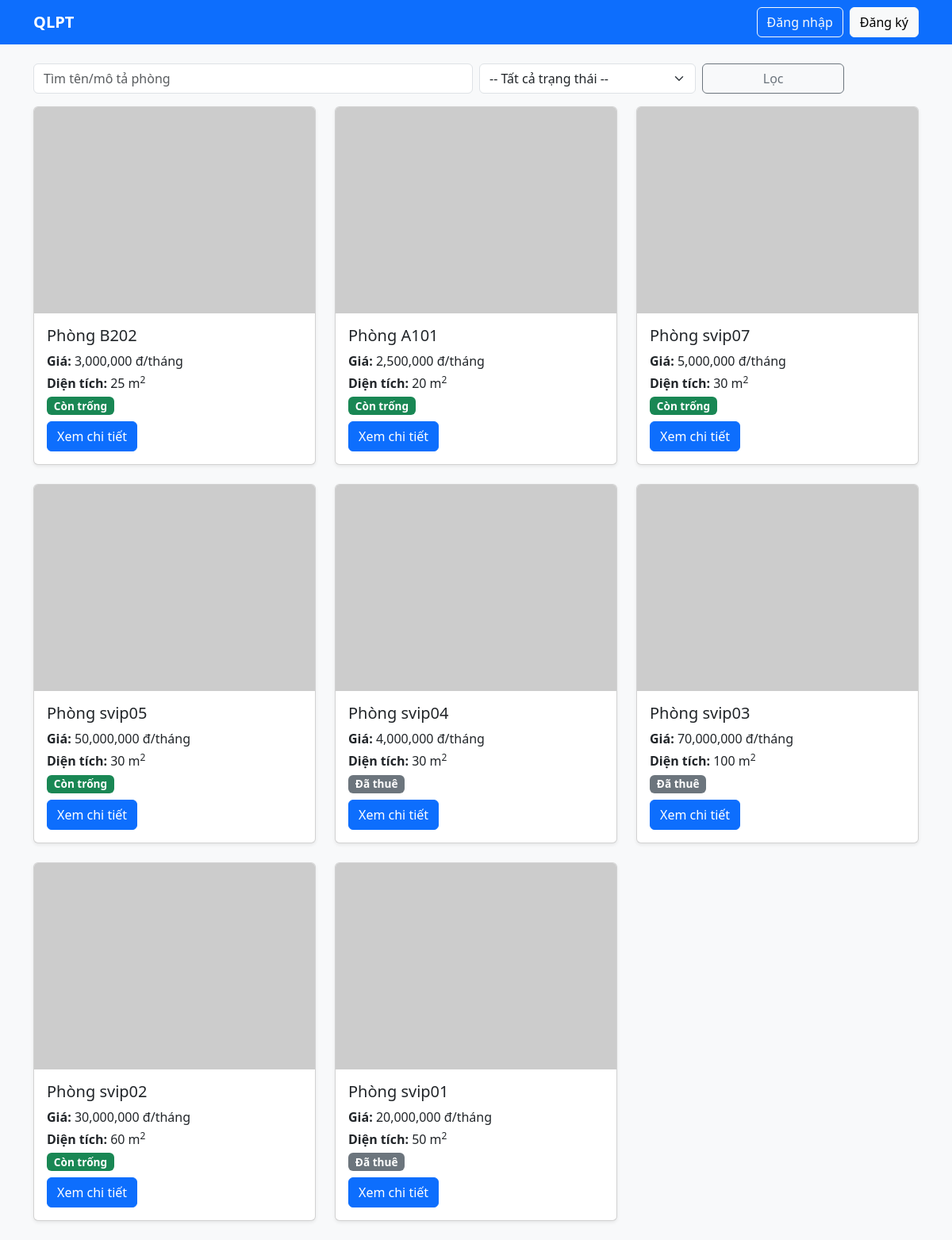
The page / on the database its author committed.
### tables this page shows
CREATE TABLE `rooms` (
  `id` int(11) NOT NULL,
  `name` varchar(100) NOT NULL,
  `price` int(11) NOT NULL,
  `area` float NOT NULL,
  `address` varchar(255) DEFAULT NULL,
  `deposit` int(11) DEFAULT 0,
  `electric_price` int(11) DEFAULT 0,
  `water_price` int(11) DEFAULT 0,
  `max_people` int(11) DEFAULT 1,
  `floor` int(11) DEFAULT 1,
  `status` enum('empty','reserved','occupied','maintenance') DEFAULT 'empty',
  `description` text DEFAULT NULL,
  `furnished` tinyint(1) DEFAULT 0,
  `ac` tinyint(1) DEFAULT 0,
  `private_bath` tinyint(1) DEFAULT 0,
  `kitchen` tinyint(1) DEFAULT 0,
  `balcony` tinyint(1) DEFAULT 0,
  `parking` tinyint(1) DEFAULT 0,
  `pet_friendly` tinyint(1) DEFAULT 0,
  `internet` tinyint(1) DEFAULT 0,
  `utilities_included` tinyint(1) DEFAULT 0,
  `available_from` date DEFAULT NULL,
  `image` varchar(255) DEFAULT NULL,
  `created_at` timestamp NOT NULL DEFAULT current_timestamp()
);

### auth.php (called while the page is built, shortened)
<?php
require_once __DIR__ . "/config.php";
require_once __DIR__ . "/functions.php";
function current_user() {
    return null;
}

### functions.php (called while the page is built, shortened)
<?php
require_once __DIR__ . "/config.php";
function q(string $sql, string $types = "", array $params = []) : mysqli_stmt {
  global $conn;
  $stmt = $conn->prepare($sql);
  if ($types && $params) $stmt->bind_param($types, ...$params);
  if (!$stmt->execute()) die("Lỗi execute: ".$stmt->error);
  return $stmt;
}
function get_all(mysqli_stmt $stmt) { $rs = $stmt->get_result(); return $rs? $rs->fetch_all(MYSQLI_ASSOC):[]; }
function esc($s){ return htmlspecialchars((string)$s, ENT_QUOTES|ENT_SUBSTITUTE, 'UTF-8'); }

### index.php (the view, shortened to what this page needs)
<?php
require_once __DIR__ . "/../core/auth.php";
require_once __DIR__ . "/../core/functions.php";
$me = current_user();
$q      = trim($_GET['q'] ?? '');
$page   = max(1, (int)($_GET['page'] ?? 1));
$per    = 9;
$where  = "WHERE 1=1";
$types  = "";
$params = [];
$off = ($page - 1) * $per;
$rooms = get_all(q("
  SELECT *        /* lấy * để linh hoạt cột ảnh: thumbnail/image/photo/main_image */
  FROM rooms
  $where
  ORDER BY id DESC
  LIMIT ? OFFSET ?
", $types."ii", array_merge($params, [$per, $off])));
function room_img_path(array $r): string {
  $file = $r['thumbnail'] ?? ($r['image'] ?? ($r['photo'] ?? ($r['main_image'] ?? "")));
  return "https://via.placeholder.com/640x360?text=No+Image";
}
function status_badge(string $s): string {
  $s2 = strtolower(trim($s));
  $map = [
    'empty'        => ['success','Còn trống'],
    'available'    => ['success','Còn trống'],
    'còn trống'    => ['success','Còn trống'],
    'reserved'     => ['info','Đã giữ chỗ'],
    'đã giữ chỗ'   => ['info','Đã giữ chỗ'],
    'occupied'     => ['secondary','Đã thuê'],
    'đã thuê'      => ['secondary','Đã thuê'],
    'maintenance'  => ['warning','Bảo trì'],
  ];
  [$bg,$txt] = $map[$s2] ?? ['light', $s];
  return '<span class="badge bg-'.$bg.'">'.$txt.'</span>';
}
?>
<!doctype html>
<html lang="vi">
<head>
<link rel="stylesheet" href="https://cdn.jsdelivr.net/npm/bootstrap@5.3.3/dist/css/bootstrap.min.css">
</head>
<body class="bg-light">
<nav class="navbar navbar-expand-lg navbar-dark bg-primary">
  <div class="container">
    <a class="navbar-brand fw-bold" href="index.php">QLPT</a>
    <div class="collapse navbar-collapse" id="topnav">
      <div class="ms-auto d-flex gap-2">
        <?php if ($me): ?>
          <?php if (is_admin()): ?>
            <a class="btn btn-warning" href="/qlpt/admin/dashboard.php">Trang quản trị</a>
          <?php endif; ?>
          <span class="btn btn-outline-light disabled">Xin chào, <?= esc($me['username']) ?></span>
          <a class="btn btn-light" href="logout.php">Đăng xuất</a>
        <?php else: ?>
          <a class="btn btn-outline-light" href="login.php">Đăng nhập</a>
          <a class="btn btn-light" href="register.php">Đăng ký</a>
        <?php endif; ?>
      </div>
    </div>
  </div>
</nav>
<div class="container py-4">
  <form class="row g-2 mb-3">
    <div class="col-lg-6">
      <input class="form-control" name="q" value="<?= esc($q) ?>" placeholder="Tìm tên/mô tả phòng">
    </div>
    <div class="col-lg-3">
      <select class="form-select" name="status">
        <option value="">-- Tất cả trạng thái --</option>
      </select>
    </div>
    <div class="col-lg-2 d-grid">
      <button class="btn btn-outline-secondary">Lọc</button>
    </div>
  </form>
  <div class="row g-4">
    <?php foreach($rooms as $r): ?>
      <div class="col-md-6 col-lg-4">
        <div class="card h-100 shadow-sm">
          <img class="card-img-top" src="<?= esc(room_img_path($r)) ?>" alt="<?= esc($r['name'] ?? ('Room #'.$r['id'])) ?>">
          <div class="card-body">
            <h5 class="card-title mb-2"><?= esc($r['name'] ?? ('Phòng #'.$r['id'])) ?></h5>
            <div class="mb-1"><b>Giá:</b> <?= number_format((int)($r['price'] ?? 0)) ?> đ/tháng</div>
            <?php if(isset($r['area'])): ?>
              <div class="mb-1"><b>Diện tích:</b> <?= (float)$r['area'] ?> m<sup>2</sup></div>
            <?php endif; ?>
            <div class="mb-2">
              <?= status_badge((string)($r['status'] ?? '')) ?>
            </div>
            <a class="btn btn-primary" href="room_detail.php?id=<?= (int)$r['id'] ?>">Xem chi tiết</a>
          </div>
        </div>
      </div>
    <?php endforeach; ?>
  </div>
</div>
</body>
</html>

### index.php (style rules this page uses)
.card-img-top { object-fit:cover; height:260px; }
.badge { font-size:.85rem; }

### rows shown on the page
rooms: name "Phòng B202", price "3,000,000", area "25", txt "Còn trống"
rooms: name "Phòng A101", price "2,500,000", area "20", txt "Còn trống"
rooms: name "Phòng svip07", price "5,000,000", area "30", txt "Còn trống"
rooms: name "Phòng svip05", price "50,000,000", area "30", txt "Còn trống"
rooms: name "Phòng svip04", price "4,000,000", area "30", txt "Đã thuê"
rooms: name "Phòng svip03", price "70,000,000", area "100", txt "Đã thuê"
rooms: name "Phòng svip02", price "30,000,000", area "60", txt "Còn trống"
rooms: name "Phòng svip01", price "20,000,000", area "50", txt "Đã thuê"
